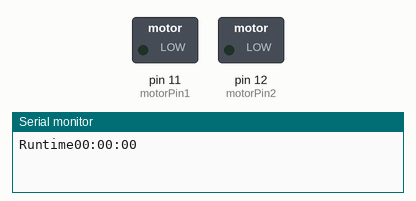
Recording of a sketch running on a simulated Arduino Uno, built with avr-gcc and run on an emulated ATmega328P. On the bench: switched loads named in the sketch (green lamp = pin HIGH), the last lines printed to the serial monitor.

Above: at 0.1 s.
At 5.1 s:
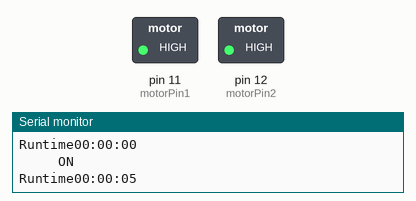
Timing chart, 0 to 126.5 s (numbered marks = the images above):
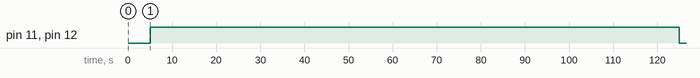

Measured:
- by itself, pin 11 (motorPin1), pin 12 (motorPin2): LOW → HIGH at 5.0 s, → LOW 120 s later

The sketch:

Feeder_F1.ino
```cpp
#define motorPin1 11
#define motorPin2 12
long int currTimeHour = 0;
void setup() {
  // put your setup code here, to run once:
  Serial.begin(9600);
  pinMode(motorPin1,OUTPUT);
  pinMode(motorPin2,OUTPUT);

}

void loop() {
  // put your main code here, to run repeatedly:
unsigned long runMillis= millis();
unsigned long allSeconds=millis()/1000;
int hours= allSeconds/3600;
int secsRemaining=allSeconds%3600;
int runMinutes=secsRemaining/60;
int runSeconds=secsRemaining%60;

char buf[21];
sprintf(buf,"Runtime%02d:%02d:%02d", hours,runMinutes,runSeconds);


Serial.println(buf);
delay(5000);

currTimeHour = hours;


if(hours%6 == 0)
  {
    if(runMinutes < 2)
        {
         digitalWrite(motorPin1, HIGH);
         digitalWrite(motorPin2, HIGH);
         Serial.print("     ");
         Serial.println("ON");

         }
     else
     {
        digitalWrite(motorPin1, LOW);
        digitalWrite(motorPin2, LOW);
     }
  }
else
    {
     digitalWrite(motorPin1, LOW);
     digitalWrite(motorPin2, LOW);
    }

}
```
